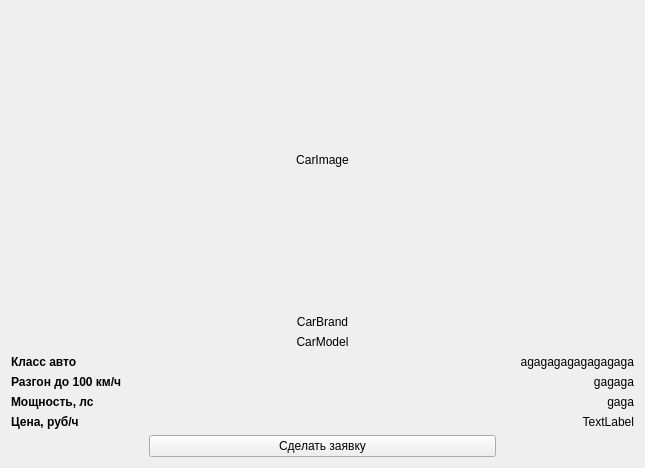
<?xml version="1.0" encoding="UTF-8"?>
<ui version="4.0">
 <class>CarCardViewModel</class>
 <widget class="QWidget" name="CarCardViewModel">
  <property name="geometry">
   <rect>
    <x>0</x>
    <y>0</y>
    <width>645</width>
    <height>468</height>
   </rect>
  </property>
  <property name="windowTitle">
   <string>Form</string>
  </property>
  <property name="styleSheet">
   <string notr="true"/>
  </property>
  <layout class="QVBoxLayout" name="verticalLayout_2" stretch="5,1">
   <item>
    <layout class="QVBoxLayout" name="verticalLayout" stretch="1,0,0,0">
     <item>
      <layout class="QHBoxLayout" name="horizontalLayout_2">
       <item>
        <widget class="QLabel" name="carImage">
         <property name="sizePolicy">
          <sizepolicy hsizetype="Expanding" vsizetype="Expanding">
           <horstretch>0</horstretch>
           <verstretch>0</verstretch>
          </sizepolicy>
         </property>
         <property name="frameShape">
          <enum>QFrame::NoFrame</enum>
         </property>
         <property name="text">
          <string>CarImage</string>
         </property>
         <property name="alignment">
          <set>Qt::AlignCenter</set>
         </property>
        </widget>
       </item>
      </layout>
     </item>
     <item>
      <widget class="QLabel" name="carBrandName">
       <property name="frameShape">
        <enum>QFrame::NoFrame</enum>
       </property>
       <property name="text">
        <string>CarBrand</string>
       </property>
       <property name="alignment">
        <set>Qt::AlignCenter</set>
       </property>
      </widget>
     </item>
     <item>
      <layout class="QHBoxLayout" name="horizontalLayout_3">
       <item>
        <widget class="QLabel" name="carModelName">
         <property name="text">
          <string>CarModel</string>
         </property>
         <property name="alignment">
          <set>Qt::AlignCenter</set>
         </property>
        </widget>
       </item>
      </layout>
     </item>
     <item>
      <layout class="QFormLayout" name="formLayout">
       <item row="0" column="0">
        <widget class="QLabel" name="label">
         <property name="styleSheet">
          <string notr="true">QLabel{
	font-size: 9pt;
	font-weight: 800;
}</string>
         </property>
         <property name="text">
          <string>Класс авто</string>
         </property>
        </widget>
       </item>
       <item row="0" column="1">
        <widget class="QLabel" name="carClass">
         <property name="text">
          <string>agagagagagagagaga</string>
         </property>
         <property name="alignment">
          <set>Qt::AlignRight|Qt::AlignTrailing|Qt::AlignVCenter</set>
         </property>
        </widget>
       </item>
       <item row="1" column="0">
        <widget class="QLabel" name="label_3">
         <property name="styleSheet">
          <string notr="true">QLabel{
	font-size: 9pt;
	font-weight: 800;
}</string>
         </property>
         <property name="text">
          <string>Разгон до 100 км/ч</string>
         </property>
        </widget>
       </item>
       <item row="1" column="1">
        <widget class="QLabel" name="carAcseleration">
         <property name="text">
          <string>gagaga</string>
         </property>
         <property name="alignment">
          <set>Qt::AlignRight|Qt::AlignTrailing|Qt::AlignVCenter</set>
         </property>
        </widget>
       </item>
       <item row="2" column="0">
        <widget class="QLabel" name="label_5">
         <property name="styleSheet">
          <string notr="true">QLabel{
	font-size: 9pt;
	font-weight: 800;
}</string>
         </property>
         <property name="text">
          <string>Мощность, лс</string>
         </property>
        </widget>
       </item>
       <item row="2" column="1">
        <widget class="QLabel" name="carPower">
         <property name="text">
          <string>gaga</string>
         </property>
         <property name="alignment">
          <set>Qt::AlignRight|Qt::AlignTrailing|Qt::AlignVCenter</set>
         </property>
        </widget>
       </item>
       <item row="3" column="0">
        <widget class="QLabel" name="label_7">
         <property name="styleSheet">
          <string notr="true">QLabel{
	font-size: 9pt;
	font-weight: 800;
}</string>
         </property>
         <property name="text">
          <string>Цена, руб/ч</string>
         </property>
        </widget>
       </item>
       <item row="3" column="1">
        <widget class="QLabel" name="rentalPrice">
         <property name="text">
          <string>TextLabel</string>
         </property>
         <property name="alignment">
          <set>Qt::AlignRight|Qt::AlignTrailing|Qt::AlignVCenter</set>
         </property>
        </widget>
       </item>
      </layout>
     </item>
    </layout>
   </item>
   <item>
    <layout class="QHBoxLayout" name="horizontalLayout" stretch="2,5,2">
     <item>
      <spacer name="horizontalSpacer_2">
       <property name="orientation">
        <enum>Qt::Horizontal</enum>
       </property>
       <property name="sizeHint" stdset="0">
        <size>
         <width>40</width>
         <height>20</height>
        </size>
       </property>
      </spacer>
     </item>
     <item>
      <widget class="QPushButton" name="pushButton">
       <property name="text">
        <string>Сделать заявку</string>
       </property>
      </widget>
     </item>
     <item>
      <spacer name="horizontalSpacer">
       <property name="orientation">
        <enum>Qt::Horizontal</enum>
       </property>
       <property name="sizeHint" stdset="0">
        <size>
         <width>40</width>
         <height>20</height>
        </size>
       </property>
      </spacer>
     </item>
    </layout>
   </item>
  </layout>
 </widget>
 <resources/>
 <connections/>
</ui>
